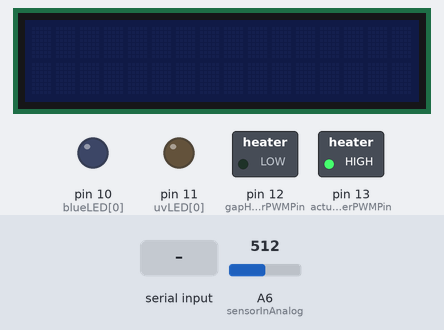
Recording of a sketch running on a simulated Arduino Nano, built with avr-gcc and run on an emulated ATmega328P. Parts: 16×2 character LCD, switched loads named in the sketch (green lamp = pin HIGH), output pins drawn as LEDs (lit = HIGH). The test bench sets the inputs (shaded band); at power-on: A6 (sensorInAnalog) = 512. Random numbers use the default seed unless the sketch sets one; what the sketch prints to the serial monitor is not drawn.

Above: at 0.9 s.
1.0 s: "TRAIN" received over Serial
At 2.4 s:
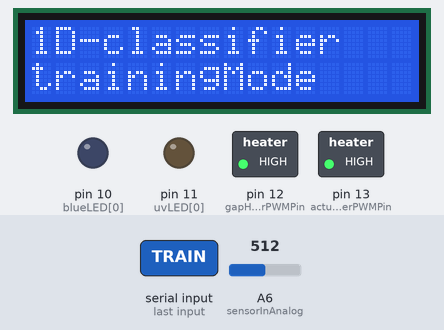
At 17.8 s:
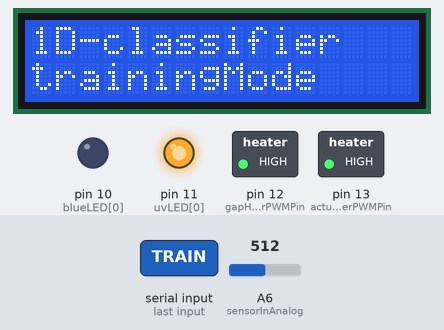
Timing chart, 0 to 18.6 s (numbered marks = the images above; inputs shaded):
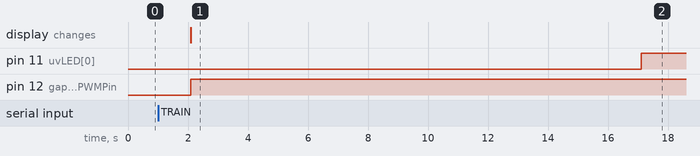

The sketch:

1D-classifier.ino
```cpp
// Program for training a physical neural network
// Made by Samuël A.M. Weima for the paper by Pengrong Lyu and Samuël A.M. Weima.
using namespace std;

#include "Button.h"
#include "Display.h"
Display display;
String displayMessage;
// these values need not be present in the trainingSet
int inputMin = 0;        // Set lowest possible input, which is also the initial minimum threshold
int inputMax = 100;      // Set the highest possible input, which is also the initial maximum threshold
int realThreshold = 55;  // Real threshold as decided by user, will be used for generating random dataset
// timestamp, input, minimum threshold, maximum threshold, light type, successrate, successflag
int trainingHistory[7] = { 0, 0, inputMin, inputMax, 0, 0, 0 };
int trainingHistoryLength = sizeof(trainingHistory) / sizeof(trainingHistory[0]);
int oldTrainingHistory[7] = { 0, 0, inputMin, inputMax, 0, 0, 0 };
unsigned long startTime;
// 2-dimensional array of uvLED pin numbers:
int uvLED[1] = {
  11
};
int uvLEDLength = sizeof(uvLED) / sizeof(int);

// 2-dimensional array of blue LED pin numbers:
int blueLED[1] = {
  10
};
int blueLEDLength = sizeof(blueLED) / sizeof(int);

// can be used to track whether a pin is connected to blueLED (1), uvLED (2) or neither (0)
int pins[1] = {
  0
};

// used for checking the neuron gap, by taking the ratio between the resistance of the gap and a reference resistance and multiplying by 1023
int sensorInAnalog = A6;
// used for heating the neuron gap based on the input from the trainingSet
int gapHeaterPWMPin = 12;
int actuatorHeaterPWMPin = 13;
// used for seeding the random generator, keep unconnected
int randomPin = A7;
// buttons:
const int buttons[] = {
  A3
};
const int buttonLength = sizeof(buttons) / sizeof(int);
Button button0(buttons[0], 5);

int localThreshold;
int successRate;
int successStack = 0;
int failStack = 0;
int flawlessRound = 0;
int trainingCompleted = 0;

int testingMode = 0;

// illumination duty cylcle (intensity)
byte blueDutyCycle = 25;  // 0-255
byte uvDutyCycle = 255;   // 0-255

// illumination extend time to account for heating
int uvExtendTime = 0;    // in millis
int blueExtendTime = 0;  // in millis
int oldLEDstatus = 0;
int LEDstatus = 0;

// evaluation parameters
int waitTime = 15000;  // in millis
int offset = 20;
float scalingFactor = 255 / (100 + offset);  // multiplied directly with input value, max 2.55; min 0.1
int targetSuccesRate = 90;                   // in testing mode this is automatically set to 0
int minimumSamples = 10;                     // should equal or be smaller than dataset, or program will run forever
const int randomSetLength = 10;              // determines length of random set for training/testing. Can be ignored when using predetermined set
int randomSet = 1;                           // set to 1 for random set, set to 0 for predetermined set
int trainingSet[randomSetLength][3];         // uncomment this line to generate random trainingSet
int trainingSetLength;                       // uncomment this line to generate random trainingSet
// comment out the 4 lines below when generating random trainingSet
// int trainingSet[][3] = {
//   { 100, 1, 0 }, { 50, 0, 0 }, { 40, 0, 0 }, { 95, 1, 0 }, { 70, 1, 0 }, { 45, 0, 0 }, { 23, 0, 0 }, { 59, 1, 0 }, { 80, 1, 0 }, { 75, 1, 0 }
// };  //, { 65, 1, 0 }, { 23, 0, 0 }, { 56, 1, 0 }, { 80, 1, 0 }, { 100, 1, 0 }
// int trainingSetLength = sizeof(trainingSet) / sizeof(trainingSet[0]);

void setup() {
  Serial.begin(115200);
  while (!Serial) {
    ;  // wait for serial port to connect. Needed for Native USB only
  }
  // initialize the output pins:
  for (int thisPin = 0; thisPin < uvLEDLength; thisPin++) {
    pinMode(uvLED[thisPin], OUTPUT);
    analogWrite(uvLED[thisPin], 0);
  }
  for (int thisPin = 0; thisPin < blueLEDLength; thisPin++) {
    pinMode(blueLED[thisPin], OUTPUT);
    analogWrite(blueLED[thisPin], 0);
  }
  // initialize buttons
  for (int thisPin = 0; thisPin < buttonLength; thisPin++) {
    pinMode(buttons[thisPin], INPUT_PULLUP);
  }
  // initialize sensor
  pinMode(gapHeaterPWMPin, OUTPUT);
  analogWrite(gapHeaterPWMPin, 0);
  pinMode(actuatorHeaterPWMPin, OUTPUT);
  analogWrite(actuatorHeaterPWMPin, 255);
  pinMode(sensorInAnalog, INPUT);


  // to generate a random trainingSet
  if (randomSet == 1) {
    randomSeed(analogRead(randomPin));  // for closer-to-random "random" numbers, use the fairly random reading on a dedicated unconnected pin
    // randomSeed(1);                      // to consistently get the same "random" numbers, use a fixed seed

    for (int trainingSetIndex = 0; trainingSetIndex < randomSetLength; trainingSetIndex++) {
      int randomInput = random(inputMin, inputMax);
      int expectedOutput;
      if (randomInput >= realThreshold) {
        expectedOutput = 1;
      } else {
        expectedOutput = 0;
      }
      trainingSet[trainingSetIndex][0] = randomInput;
      trainingSet[trainingSetIndex][1] = expectedOutput;
      trainingSet[trainingSetIndex][2] = 0;
      trainingSetLength = randomSetLength;
    }
  }
  Serial.println("Type 0 to train || Type 1 to test");
  while (true) {
    if (Serial.available()) {
      String data = Serial.readString();
      data.trim();

      if ((data == "TRAIN") || (data == "0")) {
        testingMode = 0;
        break;  // Just exits the while loop
      }
      if ((data == "TEST") || (data == "1")) {
        testingMode = 1;
        break;
      }
    }
  }
  // To visualize whether the device is in training or testing mode
  // initialize lcd display
  switch (testingMode) {
    case 0:
      displayMessage = "trainingMode";
      break;
    case 1:
      displayMessage = "testingMode";
      targetSuccesRate = 0;
      break;
  }
  display.setup(displayMessage);
  Serial.println(displayMessage);

  startTime = millis();
  // Serial.println("dataLogger connection confirmed, start program");
  Serial.println("time, input, lower limit threshold, upper limit threshold, LED state, success rate, success flag");
}

void loop() {

  if (trainingCompleted == 0) {
    // clear test history at start of trainingSet
    successStack = 0;
    failStack = 0;
    for (int trainingIndex = 0; trainingIndex < trainingSetLength; trainingIndex++) {
      flawlessRound = 1;  // assume flawlessRound until proven wrong
      analogWrite(gapHeaterPWMPin, (trainingSet[trainingIndex][0] + offset) * scalingFactor);
      // Serial.println("Start pre-heating");

      trainingHistoryTracker(1, trainingSet[trainingIndex][0]);

      unsigned long waitStart = millis();
      while ((millis() - waitStart) < waitTime) {
      }
      // Serial.println("Temperature assumed equilibrated, initiate test");
      LEDstatus = 0;

      trainingSet[trainingIndex][2] = 0;  // flag test completion
      localThreshold = trainingSet[trainingIndex][0];
      while (trainingSet[trainingIndex][2] == 0) {
        if (trainingSet[trainingIndex][1] == 1) {
          if (analogRead(sensorInAnalog) >= 1012) {
            trainingSet[trainingIndex][2] = 1;
            LEDstatus = 0;
          } else {
            trainingSet[trainingIndex][2] = 0;
            LEDstatus = 1;
          }
          // threshold should finish below input; Pengrong change the reference resistance to 10k to decrease the current that pass trough the gap. So the value "930" should increase to 1012
          if (oldTrainingHistory[3] > localThreshold) {
            trainingHistoryTracker(3, localThreshold);
          }
        }
        if (trainingSet[trainingIndex][1] == 0) {
          if (analogRead(sensorInAnalog) <= 974) {
            trainingSet[trainingIndex][2] = 1;
            LEDstatus = 0;
          } else {
            trainingSet[trainingIndex][2] = 0;
            LEDstatus = 2;
          }
          // threshold should now be above input; Pengrong change the reference resistance to 10k to decrease the current that pass trough the gap. So the value "511" should increase to 974
          if (oldTrainingHistory[2] < localThreshold) {
            trainingHistoryTracker(2, localThreshold);
          }
        }
        if (LEDstatus != oldLEDstatus) {
          flawlessRound = 0;
          if (testingMode == 1) {
            break;  // when testing, do not shine any light. Instead simply register failure and proceed to next datapoint
          }
          trainingHistoryTracker(4, LEDstatus);
          if (LEDstatus == 0 && oldLEDstatus == 1) {
            // Serial.println("True Positive, turn off any UV light");
            delay(uvExtendTime);  // overexpose to account for heating
            analogWrite(uvLED[0], 0);
          }
          if (LEDstatus == 0 && oldLEDstatus == 2) {
            // Serial.println("True Negative, turn off any blue light");
            delay(blueExtendTime);  // overexpose to account for heating
            analogWrite(blueLED[0], 0);
          }
          if (LEDstatus == 1) {
            // Serial.println("False Negative, shine UV light");
            analogWrite(uvLED[0], uvDutyCycle);
            trainingHistoryTracker(2, inputMin);  // uv illumination means lower limit of threshold is at inputMin
          }
          if (LEDstatus == 2) {
            // Serial.println("False Positive, shine blue light");
            analogWrite(blueLED[0], blueDutyCycle);
            trainingHistoryTracker(3, inputMax);  // blue illumination means upper limit of threshold is at inputMax
          }
          oldLEDstatus = LEDstatus;
        }
      }
      if (flawlessRound == 1) {
        successStack += 1;
      } else {
        failStack += 1;
      }
      trainingHistoryTracker(6, flawlessRound);
    }
  }
  if (trainingCompleted == 0 && successRate > targetSuccesRate && (successStack + failStack) >= minimumSamples) {
    Serial.println("targetSuccessRate achieved over sufficient sample size, stop training");
    trainingCompleted = 1;
  }
  while (trainingCompleted == 1) {
    if (Serial.available()) {
      String data = Serial.readString();
      data.trim();

      if ((data == "TRAIN") || (data == "0")) {
        testingMode = 0;
        trainingCompleted = 0;
        display.display("trainingMode");
        Serial.println("start training");
      }
      if ((data == "TEST") || (data == "1")) {
        testingMode = 1;
        trainingCompleted = 0;
        display.display("testingMode");
        Serial.println("start testing");
      }
    }
  }
}
void trainingHistoryTracker(int dataType, int dataValue) {

  trainingHistory[0] = millis() - startTime;
  if ((successStack + failStack) > 0) {
    successRate = 100 * successStack / (successStack + failStack);  // Rounded down
  }
  trainingHistory[5] = successRate;
  trainingHistory[6] = 0;  // assume failure
  trainingHistory[dataType] = dataValue;
  String trainingHistoryString;
  for (int trainingHistoryDataType = 0; trainingHistoryDataType < trainingHistoryLength; trainingHistoryDataType++) {
    trainingHistoryString = trainingHistoryString + String(trainingHistory[trainingHistoryDataType]);
    if (trainingHistoryDataType < (trainingHistoryLength - 1)) {
      trainingHistoryString += ", ";
    }
  }

  Serial.println(trainingHistoryString);
  for (int trainingHistoryDataType = 0; trainingHistoryDataType < trainingHistoryLength; trainingHistoryDataType++) {
    oldTrainingHistory[trainingHistoryDataType] = trainingHistory[trainingHistoryDataType];
  }
}
```

Button.cpp
```cpp
#include "Button.h"

Button::Button(int buttonPin, unsigned long debounceDelay)
	:buttonPin(buttonPin), debounceDelay(debounceDelay), lastDebounceTime(0), buttonState(LOW), lastButtonState(LOW)
{

}

bool Button::debounce()
{
	//Boolean to return if button is pressed
	bool state = false;

	// read the state of the switch into a local variable:
	int reading = digitalRead(buttonPin);

	// check to see if you just pressed the button
	// (i.e. the input went from LOW to HIGH), and you've waited long enough
	// since the last press to ignore any noise:

	// If the switch changed, due to noise or pressing:
	if (reading != lastButtonState) {
		// reset the debouncing timer
		lastDebounceTime = millis();
	}

	if ((millis() - lastDebounceTime) > debounceDelay) {
		// whatever the reading is at, it's been there for longer than the debounce
		// delay, so take it as the actual current state:

		// if the button state has changed:
		if (reading != buttonState) {
			buttonState = reading;

			// only runs if the new button state is LOW
			if (buttonState == LOW) {
				state = true;
			}
		}
	}

	// save the reading. Next time through the loop, it'll be the lastButtonState:
	lastButtonState = reading;

	return state;
}
```

Button.h
```cpp
// Debounce.h

#ifndef _DEBOUNCE_h
#define _DEBOUNCE_h

#if defined(ARDUINO) && ARDUINO >= 100
#include "arduino.h"
#else
#include "WProgram.h"
#endif

class Button
{
private:
	//FIELDS
	unsigned long debounceDelay;
	int buttonState, lastButtonState, buttonPin;
	unsigned long lastDebounceTime;

public:
	//CONSTRUCTOR

	//Constructor of the Debounce class
	//Parameter:
	//ButtonPin:  Pin connected to button
	Button(int buttonPin, unsigned long debounceDelay);

	//METHODS

	//Method of the debounce function for a button
	//Returns true if pressed once, false if otherwise
	bool debounce();
};

#endif
```

Display.cpp
```cpp
#include "Display.h"
Display::Display(){};
void Display::display(byte targetGesture, byte currentGesture) {
  //refresh output message
  lcd.setCursor(0, 0);
  lcd.print("Target: " + String(bitRead(targetGesture, 0))+String(bitRead(targetGesture, 1))+String(bitRead(targetGesture, 2))+String(bitRead(targetGesture, 3))+String(bitRead(targetGesture, 4)));
  lcd.setCursor(0, 1);
  lcd.print("Current: " + String(bitRead(currentGesture, 0))+String(bitRead(currentGesture, 1))+String(bitRead(currentGesture, 2))+String(bitRead(currentGesture, 3))+String(bitRead(currentGesture, 4)));
}
void Display::setup(byte targetGesture, byte currentGesture) {
  lcd.init();       //essential
  lcd.backlight();  //because backlight is off by default
  lcd.clear();
  lcd.setCursor(0, 0);
  lcd.print("Target: " + String(bitRead(targetGesture, 0))+String(bitRead(targetGesture, 1))+String(bitRead(targetGesture, 2))+String(bitRead(targetGesture, 3))+String(bitRead(targetGesture, 4)));
  lcd.setCursor(0, 1);
  lcd.print("Current: " + String(bitRead(currentGesture, 0))+String(bitRead(currentGesture, 1))+String(bitRead(currentGesture, 2))+String(bitRead(currentGesture, 3))+String(bitRead(currentGesture, 4)));
}
void Display::display(String displayMessage) {
  //refresh output message
  lcd.setCursor(0, 0);
  lcd.print("1D-classifier");
  lcd.setCursor(0, 1);
  lcd.print(displayMessage);
}
void Display::setup(String displayMessage) {
  lcd.init();       //essential
  lcd.backlight();  //because backlight is off by default
  lcd.clear();
  lcd.setCursor(0, 0);
  lcd.print("1D-classifier");
  lcd.setCursor(0, 1);
  lcd.print(displayMessage);
}
```

Display.h
```cpp
#include <arduino.h>

#include <LiquidCrystal_I2C.h>
class Display {
private:
LiquidCrystal_I2C lcd = LiquidCrystal_I2C(0x27, 16, 2);
public:

  Display();
  void display(byte targetGesture, byte currentGesture);
  void setup(byte targetGesture, byte currentGesture);
  void display(String displayMessage);
  void setup(String displayMessage);
};
```

Measured:
- after the input at 1.0 s, pin 11 (uvLED[0]): LOW → HIGH after 16.1 s; pin 12 (gapHeaterPWMPin): LOW → HIGH after 1.1 s; the display: changes after 1.1 s (image 1)
